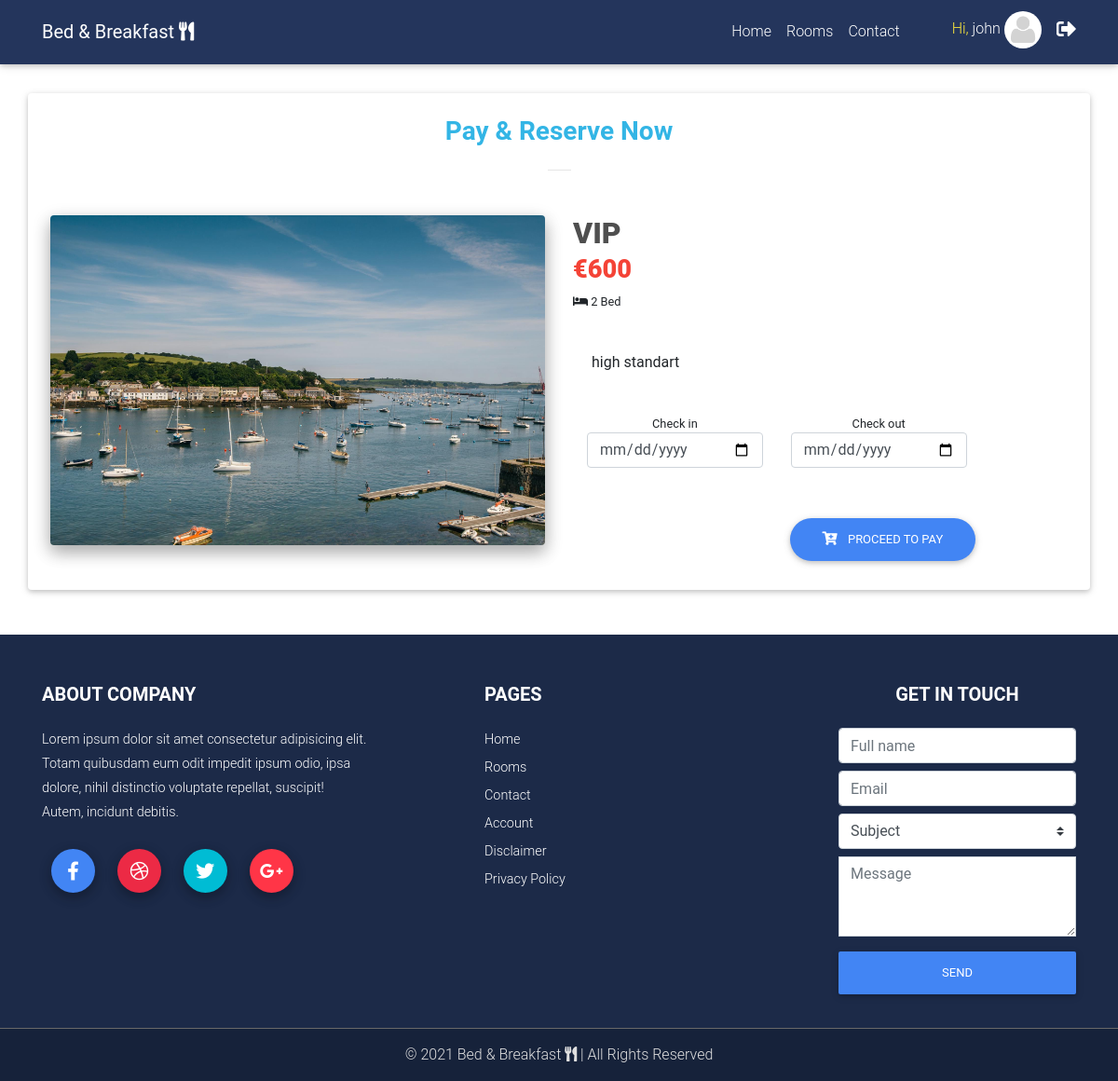
The page /room_book?room_id=2 (signed in) on the database its author committed.
### src/models.py (models this page shows)
class User(db.Model, UserMixin):
    id = db.Column(db.Integer, primary_key=True)
    fname = db.Column(db.String(150))
    lname = db.Column(db.String(150))
    email = db.Column(db.String(150), unique=True)
    phone = db.Column(db.String(100), default="")
    gender = db.Column(db.String(100), default="")
    country = db.Column(db.String(100), default="")
    city = db.Column(db.String(100), default="")
    zip_code = db.Column(db.String(100), default="")
    address = db.Column(db.Text, default="")
    date_of_birth = db.Column(db.String(100), default="")
    password = db.Column(db.Text)
    avatar = db.Column(db.String(225), default="default_user_img.png")
    role = db.Column(db.Boolean(), default=False)
    registered_on = db.Column(db.DateTime, default=datetime.now())

class Rooms(db.Model):
	id = db.Column(db.Integer, primary_key=True)
	title = db.Column(db.String(100))
	description = db.Column(db.Text)
	thumb = db.Column(db.String(225))
	price = db.Column(db.Integer)
	bed = db.Column(db.Integer)
	lunch = db.Column(db.Boolean(), default=False)
	wifi = db.Column(db.Boolean(), default=False)

### src/views.py (the view)
@views.route("/room_book", methods=["GET", "POST"])
def room_book():
	room_id = request.args.get("room_id")
	room_data = Rooms.query.filter_by(id=room_id).first()
	return render_template("room_book.html", user=current_user, room_data=room_data)

### src/templates/room_book.html (shortened to what this page needs)
{% extends "base.html" %}
{% block content %}
<div class="container" style="margin-top: 100px;">
<div class="row my-5">
<div class="card p-4 ">
    <h3 class="font-weight-bold text-center text-info">Pay &amp; Reserve Now</h3>
    <hr class="mb-5 mx-auto" width="25px">
<div class="row">
<div class="col-lg-6 mb-4">
<img src="{{ url_for('static', filename='img/room1.jpg') }}" class="img-fluid rounded z-depth-2">
</div>
<div class="col-lg-5 text-center text-md-left">
<div class="mb-4">
  <h2 class="h2-responsive text-center text-md-left product-name font-weight-bold dark-grey-text mb-1 ml-xl-0 ml-4">
    <strong>{{ room_data.title }}</strong>
  </h2>
  <h3 class="h3-responsive text-center text-md-left ml-xl-0 ml-4">
    <span class="red-text font-weight-bold">
      <strong>&euro;{{ room_data.price }}</strong>
    </span>
  </h3>
  <small><i class="fas fa-bed"></i> {{ room_data.bed }} Bed</small>
</div>
<div class="card-body">{{ room_data.description }}</div>
<div class="col-12 mt-4">
<form action="{{ url_for('views.room_book_confirm') }}" method="GET">
    <div class="row">
      <div class="col-6 text-center">
        <small>Check in</small>
        <input type="date" name="check_in" class="form-control" required>
      </div>
      <div class="col-6 text-center">
        <small>Check out</small>
        <input type="date" name="check_out" class="form-control" required>
      </div>
    </div>
</div>
        <section>
          <div class="mt-5">
            <div class="row mt-3">
              <div class="col-md-12 text-center text-md-left text-md-right">
<button type="submit" class="btn btn-primary btn-rounded">
<i class="fas fa-cart-plus mr-2" aria-hidden="true"></i> Proceed to Pay</button>
</div>
</div>
</div>
</section>
      </div>
    </div>
</div>
</div>
</div>
{% endblock content %}

### src/templates/navbar.html (shortened to what this page needs)
<nav class="navbar fixed-top navbar-expand-lg navbar-dark scrolling-navbar">
  <div class="container">
    <a class="navbar-brand" href="#"><strong>Bed &amp; Breakfast <i class="fas fa-utensils"></i></strong></a>
    <div class="collapse navbar-collapse" id="navbarMenu">
      <ul class="navbar-nav ml-auto smooth-scroll">
{% if user.is_authenticated %}
        <li class="nav-item">
          <a class="nav-link" href="{{ url_for('views.home') }}">Home</a>
        </li>
        <li class="nav-item">
          <a class="nav-link" href="{{ url_for('views.rooms') }}">Rooms</a>
        </li>
        <li class="nav-item">
          <a class="nav-link" href="{{ url_for('views.contact') }}">Contact</a>
        </li>
        <li class="nav-item avatar">
          <a class="nav-link p-0 ml-5" href="{{ url_for('views.user_dashboard') }}" title="Profile">
            <span class="yellow-text">Hi, </span>{{ user.fname }}
            <img src="{{ url_for('static', filename='img/user_avatars/') }}{{ user.avatar }}" class="rounded-circle z-depth-0" height="40">
          </a>
        </li>
        <li class="nav-item ml-3 mt-2"><a href="{{ url_for('auth.logout') }}" class="text-white" title="Logout"><i class="fas fa-sign-out-alt fa-lg"></i></a></li>
{% endif %}
      </ul>
    </div>
  </div>
</nav>

### src/static/css/style.css (style rules this page uses)
html, body, header, .jarallax { height: 100%; }

### rows shown on the page
User: fname "john", avatar (placeholder picture)
Rooms: title "VIP", price "600", bed "2", description "high standart"
